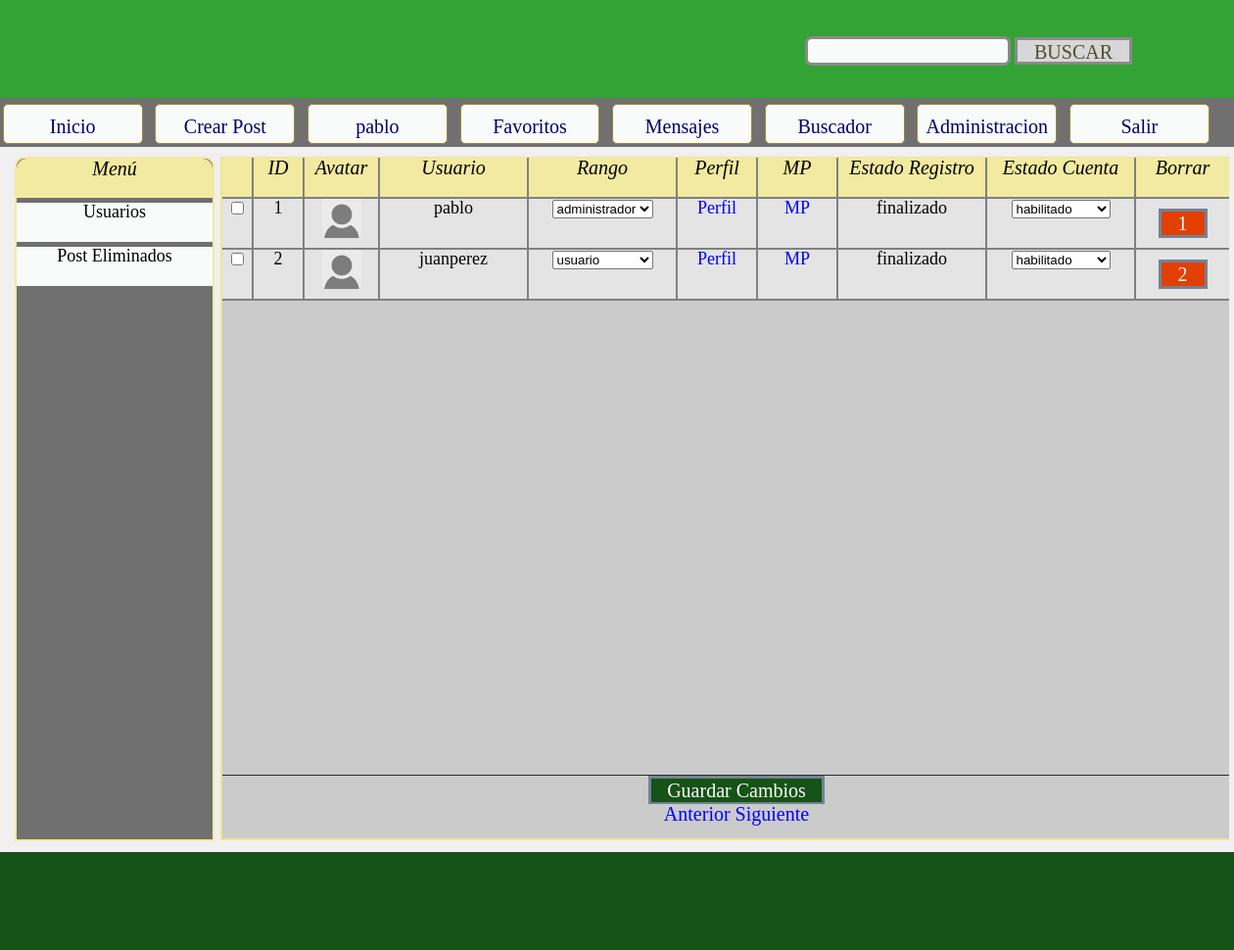
The page /panel_administracion.php (signed in) on the database its author committed.
### tables this page shows
CREATE TABLE IF NOT EXISTS `registro_usuarios` (
  `id` int(10) NOT NULL AUTO_INCREMENT,
  `nivel_usuario` varchar(20) NOT NULL,
  `usuario` varchar(30) NOT NULL,
  `clave` varchar(30) NOT NULL,
  `email` varchar(100) NOT NULL,
  `nombre` varchar(50) NOT NULL,
  `apellido` varchar(50) NOT NULL,
  `fecha_nacimiento` date NOT NULL,
  `sexo` varchar(10) NOT NULL,
  `pais` varchar(50) NOT NULL,
  `fecha_registro` date NOT NULL,
  `avatar` varchar(100) NOT NULL,
  `codigo_registro` varchar(50) NOT NULL,
  `estado_registro` varchar(20) NOT NULL,
  `estado_cuenta` varchar(20) NOT NULL,
  `online` varchar(10) NOT NULL,
  PRIMARY KEY (`id`)
);

### panel_administracion/panel_usuarios.php (the view, shortened to what this page needs)
<div id='fondo_panel'>
	<ul id='barra_titulo'>
		<li class='u_titulo' id='usr_tilde'>
		</li>
		<li class='u_titulo' id='usr_id'>
			ID
		</li>
		<li class='u_titulo' id='usr_avatar'>
			Avatar
		</li>
		<li class='u_titulo' id='usr_usuario'>
			Usuario
		</li>
		<li class='u_titulo' id='usr_rango'>
			Rango
		</li>
		<li class='u_titulo' id='usr_perfil'>
			Perfil
		</li>
		<li class='u_titulo' id='usr_mp'>
			MP
		</li>
		<li class='u_titulo' id='usr_est_registro'>
			Estado Registro
		</li>
		<li class='u_titulo' id='usr_est_cuenta'>
			Estado Cuenta
		</li>
		<li class='u_titulo' id='usr_seleccionar'>
			Borrar
		</li>
	</ul>
	<form method='post' onSubmit='return guardar_cambios()' action='panel_administracion/proceso_usuarios.php'>
						<?php
				$cantidad_post_pagina= 11;
				$todos_post= mysqli_query($conexion,"SELECT * FROM registro_usuarios");
				$cantidad_total_post= mysqli_num_rows($todos_post);
				$cantidad_paginas= ceil($cantidad_total_post/$cantidad_post_pagina);
				if(isset($_GET['pag']) && is_numeric($_GET['pag'])){
					$pagina_actual= $_GET['pag'];
				}else{
					$pagina_actual= 1;
				}
				$pagina_anterior= ($pagina_actual - 1);
				$pagina_siguiente= ($pagina_actual + 1);
				$pagina_ultima= $cantidad_paginas;
				if($pagina_anterior < 1){
					$pagina_anterior= 1;
				}
				if($pagina_siguiente > $pagina_ultima){
					$pagina_siguiente= $pagina_ultima;
				}
						$sql="SELECT * FROM registro_usuarios
							ORDER BY id ASC LIMIT ".(($pagina_actual - 1) * $cantidad_post_pagina).",".$cantidad_post_pagina;
						$res= mysqli_query($conexion,$sql);
						while($fila= mysqli_fetch_assoc($res)){
						?>
						<ul id='barra_usuario'>
							<li class='u_usuario' id='usr_tilde'>
								<input type='checkbox' name='tilde_user[<?php echo $fila['id']; ?>]'>
							</li>
							<li class='u_usuario' id='usr_id'>
								<?php echo $fila['id']; ?>
							</li>
							<li class='u_usuario' id='usr_avatar'>
								<img src="<?php echo $fila['avatar']; ?>" width='40' height='40'>
							</li>
							<li class='u_usuario' id='usr_usuario'>
								<?php echo $fila['usuario']; ?>
							</li>
							<li class='u_usuario' id='usr_rango'>
								<select name="rango[<?php echo $fila['id']; ?>]">
									<option value="<?php echo $fila['nivel_usuario']; ?>"><?php echo $fila['nivel_usuario']; ?></option>
								</select>
							</li>
							<li class='u_usuario' id='usr_perfil'>
								<a href="perfil.php?id_user=<?php echo $fila['id']; ?>">
									Perfil
								</a>
							</li>
							<li class='u_usuario' id='usr_mp'>
								<a href="mensajes_privados/MP_crear.php?user=<?php echo $_SESSION['login_id']; ?>&user_dest=<?php echo $fila['usuario']; ?>">
									MP
								</a>
							</li>
							<li class='u_usuario' id='usr_est_registro'>
								<?php echo $fila['estado_registro']; ?>
							</li>
							<li class='u_usuario' id='usr_est_cuenta'>
								<select name='estado_cuenta[<?php echo $fila['id']; ?>]'>
									<option value="<?php echo $fila['estado_cuenta']; ?>"><?php echo $fila['estado_cuenta']; ?></option>
								</select>
							</li>
							<li class='u_usuario' id='usr_seleccionar'>
								<input type='submit' id='boton_borrar' name="borrar" value="<?php echo $fila['id']; ?>">
							</li>
						</ul>
						<?php
						}
						?>
	<div id='div_guardar'>
		<input type='submit' id='guardar_usuarios' name='guardar_usuarios' value='Guardar Cambios'>
	</div>
	</form>
	<div id='paginado'>
		<a href='panel_administracion.php?seccion=usuarios&pag=<?php echo $pagina_anterior;?>'>Anterior</a>
		<a href='panel_administracion.php?seccion=usuarios&pag=<?php echo $pagina_siguiente;?>'>Siguiente</a>
	</div>
</div>

### css/panel_administracion.css (style rules this page uses)
#fondo_panel { background-color: #cbcbcb; position: relative; left: 210px; top: -700px; width: 1030px; height: 695px; border-color: #f0e690; border-style: solid; border-width: 2px; overflow: hidden; }
#fondo_panel a { text-decoration: none; color: blue; }
#fondo_panel #barra_titulo { background-color: #f2eaa0; height: 40px; width: 1050px; text-align: center; font-family: Cambria; font-size: 20px; font-style: italic; }
#fondo_panel #barra_usuario { background-color: #e4e4e4; height: 50px; width: 1050px; margin-bottom: 2px; font-family: Cambria; font-size: 18px; color: black; text-align: center; }
#fondo_panel .u_titulo { background-color: #f2eaa0; height: 40px; width: 50px; float: left; border-right-style: inset; border-right-color: gray; border-right-width: 2px; border-bottom-color: gray; border-bottom-style: inset; border-bottom-width: 2px; }
#fondo_panel .u_usuario { background-color: #e4e4e4; height: 50px; width: 50px; float: left; border-right-style: inset; border-right-color: gray; border-right-width: 2px; border-bottom-color: gray; border-bottom-style: inset; border-bottom-width: 2px; }
#div_guardar { position: absolute; background-color: #cbcbcb; width: 1050px; height: 35px; top: 630px; left: 0px; border-top-color: gray; border-top-style: inset; border-top-width: 1px; }
#paginado { position: absolute; background-color: #cbcbcb; width: 1050px; height: 35px; top: 660px; left: 0px; text-align: center; font-family: Cambria; font-size: 20px; }
#boton_borrar { position: relative; background-color: #e33f00; width: 50px; height: 30px; left: 0px; top: 10px; border-color: #738295; border-style: solid; border-width: 3px; font-family: Calibri; font-size: 20px; color: #f9fbfa }
#guardar_usuarios { position: relative; background-color: #155316; width: 180px; height: 30px; left: 435px; border-color: #738295; border-style: solid; border-width: 3px; font-family: Calibri; font-size: 20px; color: white; }
#fondo_panel #usr_tilde { width: 30px; }
#fondo_panel #usr_id { width: 50px; }
#fondo_panel #usr_avatar { width: 75px; }
#fondo_panel #usr_usuario { width: 150px; }
#fondo_panel #usr_rango { width: 150px; }
#fondo_panel #usr_perfil { width: 80px; }
#fondo_panel #usr_mp { width: 80px; }
#fondo_panel #usr_est_registro { width: 150px; }
#fondo_panel #usr_est_cuenta { width: 150px; }
#fondo_panel #usr_seleccionar { width: 95px; }

### rows shown on the page
registro_usuarios: id "1", avatar (placeholder picture), usuario "pablo", nivel_usuario+id "administrador", estado_registro "finalizado", estado_cuenta+id "habilitado", borrar "1"
registro_usuarios: id "2", avatar (placeholder picture), usuario "juanperez", nivel_usuario+id "usuario", estado_registro "finalizado", estado_cuenta+id "habilitado", borrar "2"

### other values the page prints
$_SESSION['login_usuario'] "pablo"
